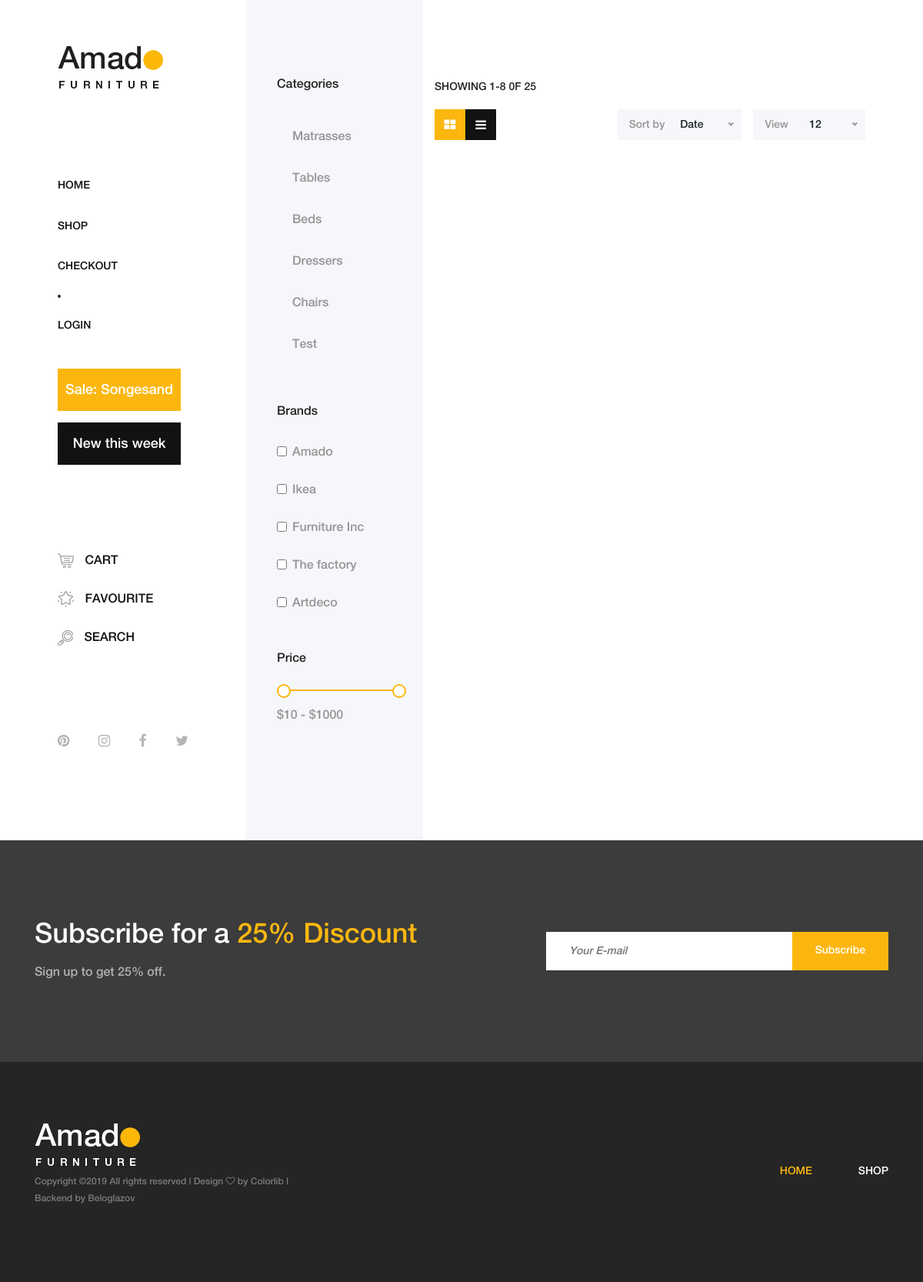
/products/shop/, run on the app's committed database.
### mainapp/models.py (models this page shows, shortened)
class Product(models.Model):
    category = models.ForeignKey(ProductCategory, on_delete=models.CASCADE)
    name = models.CharField(verbose_name='Product name', max_length=128)
    image = models.ImageField(upload_to='products_images', blank=True)
    short_desc = models.CharField(verbose_name='min info', max_length=60, blank=True)
    description = models.TextField(verbose_name='max info', blank=True)
    price = models.DecimalField(verbose_name='price', max_digits=8, decimal_places=2, default=0)
    quantity = models.PositiveIntegerField(verbose_name='warehouse', default=0)
    is_active = models.BooleanField(verbose_name='active', default=True)

class ProductCategory(models.Model):
    name = models.CharField(verbose_name='name', max_length=64, unique=True)
    description = models.TextField(verbose_name='description', blank=True)
    is_active = models.BooleanField(verbose_name='active', default=True)

### mainapp/views.py (the view, shortened to what this page needs)
# urls.py: path('products/', include('mainapp.urls', namespace='products')),
def products(request, pk=None, page=1):
    title = tit + ' | Shop'
    links_menu = ProductCategory.objects.filter(is_active=True)
    hot_product = get_hot_product()
    content = {
        'title': title,
        'links_menu': links_menu,
        'hot_product': hot_product,
    }
    return render(request, 'mainapp/products.html', content)

### mainapp/context_processors.py (called while the page is built)
def basket(request):
    print(f'context processor works')
    basket = []
    if request.user.is_authenticated:
        basket = Basket.objects.filter(user=request.user)
    return {
        'basket': basket,
    }

### mainapp/views.py (called while the page is built)
def get_hot_product():
    products = Product.objects.all()
    return random.sample(list(products), 1)[0]

### mainapp/templates/mainapp/products.html (shortened to what this page needs)
{% extends 'mainapp/base.html' %}
{% load staticfiles %}
{% load my_tags %}
{% block content %}
<div class="shop_sidebar_area">
    <div class="widget catagory mb-50">
        <h6 class="widget-title mb-30">Categories</h6>
        {% include 'mainapp/includes/cat-menu.html' %}
    </div>
    <div class="widget brands mb-50">
        <h6 class="widget-title mb-30">Brands</h6>
        <div class="widget-desc">
            <div class="form-check">
                <input class="form-check-input" type="checkbox" value="" id="amado">
                <label class="form-check-label" for="amado">Amado</label>
            </div>
            <div class="form-check">
                <input class="form-check-input" type="checkbox" value="" id="ikea">
                <label class="form-check-label" for="ikea">Ikea</label>
            </div>
            <div class="form-check">
                <input class="form-check-input" type="checkbox" value="" id="furniture">
                <label class="form-check-label" for="furniture">Furniture Inc</label>
            </div>
            <div class="form-check">
                <input class="form-check-input" type="checkbox" value="" id="factory">
                <label class="form-check-label" for="factory">The factory</label>
            </div>
            <div class="form-check">
                <input class="form-check-input" type="checkbox" value="" id="artdeco">
                <label class="form-check-label" for="artdeco">Artdeco</label>
            </div>
        </div>
    </div>
    <div class="widget price mb-50">
        <h6 class="widget-title mb-30">Price</h6>
        <div class="widget-desc">
            <div class="slider-range">
                <div data-min="10" data-max="1000" data-unit="$" class="slider-range-price ui-slider ui-slider-horizontal ui-widget ui-widget-content ui-corner-all" data-value-min="10" data-value-max="1000" data-label-result="">
                    <span class="ui-slider-handle ui-state-default ui-corner-all" tabindex="0"></span>
                    <span class="ui-slider-handle ui-state-default ui-corner-all" tabindex="0"></span>
                </div>
                <div class="range-price">$10 - $1000</div>
            </div>
        </div>
    </div>
</div>
<div class="amado_product_area section-padding-100">
    <div class="container-fluid">
        <div class="row">
            <div class="col-12">
                <div class="product-topbar d-xl-flex align-items-end justify-content-between">
                    <div class="total-products">
                        <p>Showing 1-8 0f 25</p>
                        <div class="view d-flex">
                            <a href="#"><i class="fa fa-th-large" aria-hidden="true"></i></a>
                            <a href="#"><i class="fa fa-bars" aria-hidden="true"></i></a>
                        </div>
                    </div>
                    <div class="product-sorting d-flex">
                        <div class="sort-by-date d-flex align-items-center mr-15">
                            <p>Sort by</p>
                            <form action="#" method="get">
                            </form>
                        </div>
                        <div class="view-product d-flex align-items-center">
                            <p>View</p>
                            <form action="#" method="get">
                            </form>
                        </div>
                    </div>
                </div>
            </div>
        </div>
        <div class="row">
            <div class="col-12">
                <nav aria-label="navigation">
                    <ul class="pagination justify-content-end mt-50">
                        <li class="page-item"><a class="page-link">{{ products.number }}</a></li>
                    </ul>
                </nav>
            </div>
        </div>
    </div>
</div>
{% endblock %}

### mainapp/templates/mainapp/includes/inc-menu.html (shortened to what this page needs)
{% load staticfiles %}
<nav class="amado-nav">
    <ul>
        <li class="{% if request.resolver_match.url_name == 'main' %}active{% endif %}">
            <a href="{% url 'main' %}">Home</a></li>
        <li class="{% if request.resolver_match.kwargs.pk == '0' %}active{% endif %}">
            <a href="{% url 'products:category' 0 %}">Shop</a></li>
        <li class="{% if request.resolver_match.url_name == 'checkout' %}active{% endif %}">
            <a href="#">Checkout</a></li>
    </ul>
    <li>
        {% if user.is_authenticated %}
        <a href="{% url 'auth:logout' %}">logout</a>
        {% else %}
        <a href="{% url 'auth:login' %}">login</a>
        {% endif %}
    </li>
</nav>
<div class="amado-btn-group mt-30 mb-100">
    <a href="#" class="btn amado-btn mb-15">Sale: {{ hot_product.name }}</a>
    <a href="#" class="btn amado-btn active">New this week</a>
</div>
<div class="cart-fav-search mb-100">
    <a href="{% url 'basket:view' %}" class="cart-nav"><img
            src="{% static 'img/core-img/cart.png' %}" alt=""> Cart
        </a>
    <a href="#" class="fav-nav"><img
            src="{% static 'img/core-img/favorites.png' %}" alt="">
        Favourite</a>
    <a href="#" class="search-nav"><img
            src="{% static 'img/core-img/search.png' %}" alt=""> Search</a>
</div>
<div class="social-info d-flex justify-content-between">
    <a href="#"><i class="fa fa-pinterest" aria-hidden="true"></i></a>
    <a href="#"><i class="fa fa-instagram" aria-hidden="true"></i></a>
    <a href="#"><i class="fa fa-facebook" aria-hidden="true"></i></a>
    <a href="#"><i class="fa fa-twitter" aria-hidden="true"></i></a>
</div>

### mainapp/templates/mainapp/includes/cat-menu.html
<div class="catagories-menu">
    <ul>
        {% for link in links_menu %}
        <li class="{% if request.resolver_match.kwargs.pk|add:'0' == link.pk %}active{% endif %}"><a href="{% url 'products:category' pk=link.pk %}"> {{ link.name }} </a></li>
        {% endfor %}
    </ul>
</div>

### data on the page
Product: name "Songesand"
ProductCategory: name "Matrasses"
ProductCategory: name "Tables"
ProductCategory: name "Beds"
ProductCategory: name "Dressers"
ProductCategory: name "Chairs"
ProductCategory: name "Test"
